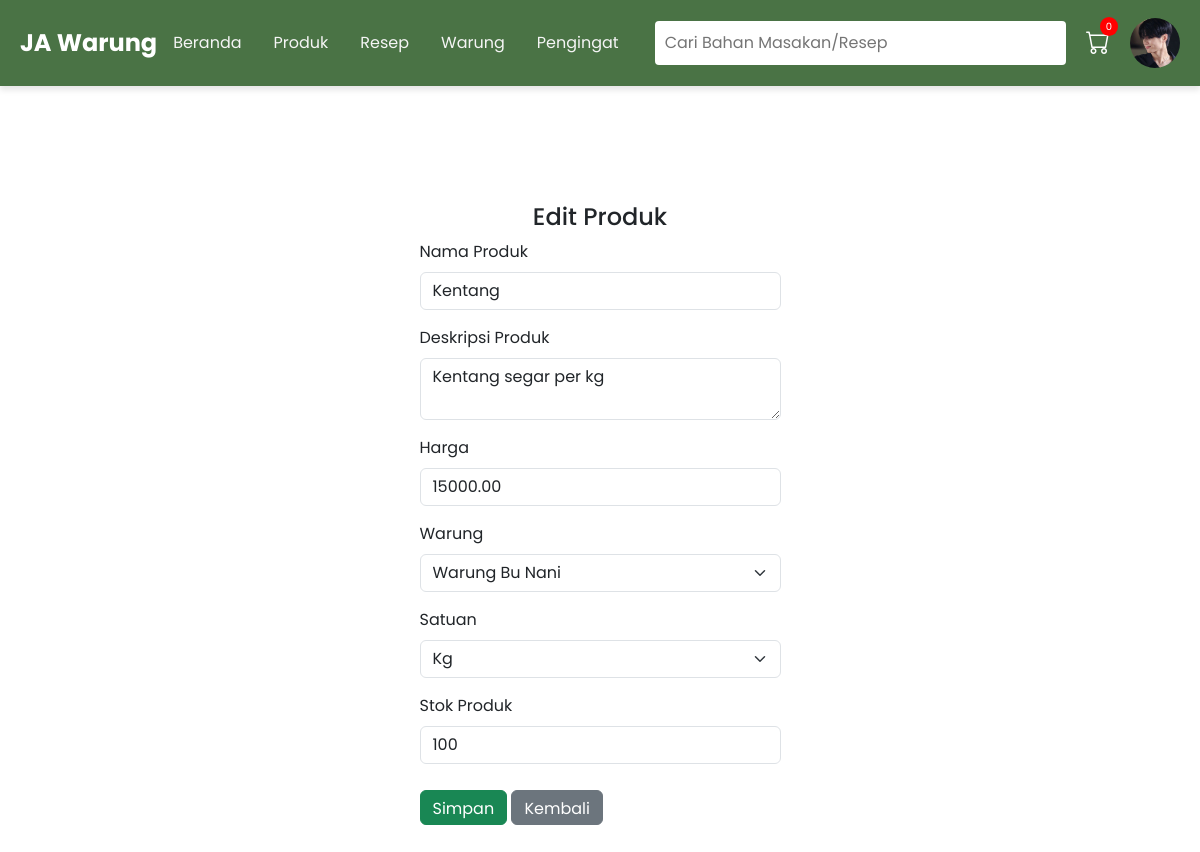
/admin/edit_produk.php?ProdukID=1 (signed in), run on the app's committed database.
### tables this page shows
CREATE TABLE `users` (
  `UserID` int(11) NOT NULL,
  `Username` varchar(100) NOT NULL,
  `Email` varchar(100) NOT NULL,
  `Password` varchar(255) NOT NULL,
  `Alamat` text DEFAULT NULL,
  `Kabupaten` varchar(50) DEFAULT NULL,
  `Kota` varchar(50) DEFAULT NULL,
  `Kecamatan` varchar(50) DEFAULT NULL,
  `KodePos` varchar(10) DEFAULT NULL,
  `NoTelepon` varchar(15) NOT NULL,
  `Role` enum('admin','pelanggan') NOT NULL,
  `ProfilePicture` text DEFAULT NULL
);

CREATE TABLE `produk` (
  `ProdukID` int(11) NOT NULL,
  `NamaProduk` varchar(100) NOT NULL,
  `DeskripsiProduk` text DEFAULT NULL,
  `Harga` decimal(10,2) NOT NULL,
  `WarungID` int(11) NOT NULL,
  `SatuanID` int(11) DEFAULT NULL,
  `Stock` int(11) DEFAULT 0,
  `StatusProduk` enum('aktif','nonaktif') DEFAULT 'aktif',
  `CreatedAt` timestamp NOT NULL DEFAULT current_timestamp(),
  `UpdatedAt` timestamp NOT NULL DEFAULT current_timestamp() ON UPDATE current_timestamp()
);

CREATE TABLE `warung` (
  `WarungID` int(11) NOT NULL,
  `NamaWarung` varchar(100) NOT NULL,
  `AlamatWarung` text NOT NULL
);

CREATE TABLE `satuan` (
  `SatuanID` int(11) NOT NULL,
  `NamaSatuan` varchar(50) NOT NULL,
  `DeskripsiSatuan` text DEFAULT NULL
);

### admin/edit_produk.php (the view, shortened to what this page needs)
<?php
include "../dbconfig.php";
if (isset($_GET['ProdukID'])) {
    $produkID = (int)$_GET['ProdukID'];
    $sqlProduk = "SELECT * FROM produk WHERE ProdukID = $produkID";
    $resultProduk = $conn->query($sqlProduk);
    $produk = $resultProduk->fetch_assoc();
} else {
    die("ProdukID tidak ditemukan.");
}
$warungResult = $conn->query("SELECT WarungID, NamaWarung FROM warung");
$satuanResult = $conn->query("SELECT SatuanID, NamaSatuan FROM satuan");
include("../template/main_layout.php");
?>
<!DOCTYPE html>
<html lang="id">
<head>
    <link href="https://cdn.jsdelivr.net/npm/bootstrap@5.3.0-alpha1/dist/css/bootstrap.min.css" rel="stylesheet">
</head>
<body>
    <div class="container mt-4">
        <h4>Edit Produk</h4>
        <form method="POST">
            <div class="mb-3">
                <label for="namaProduk" class="form-label">Nama Produk</label>
                <input type="text" class="form-control" id="namaProduk" name="namaProduk" value="<?= htmlspecialchars($produk['NamaProduk']) ?>" required>
            </div>
            <div class="mb-3">
                <label for="deskripsiProduk" class="form-label">Deskripsi Produk</label>
                <textarea class="form-control" id="deskripsiProduk" name="deskripsiProduk" required><?= htmlspecialchars($produk['DeskripsiProduk']) ?></textarea>
            </div>
            <div class="mb-3">
                <label for="harga" class="form-label">Harga</label>
                <input type="number" class="form-control" id="harga" name="harga" value="<?= htmlspecialchars($produk['Harga']) ?>" required>
            </div>
            <div class="mb-3">
                <label for="WarungID" class="form-label">Warung</label>
                <select class="form-select" id="WarungID" name="WarungID" required>
                    <?php while ($warung = $warungResult->fetch_assoc()): ?>
                        <option value="<?= $warung['WarungID'] ?>" <?= $produk['WarungID'] == $warung['WarungID'] ? 'selected' : '' ?>>
                            <?= htmlspecialchars($warung['NamaWarung']) ?>
                        </option>
                    <?php endwhile; ?>
                </select>
            </div>
            <div class="mb-3">
                <label for="SatuanID" class="form-label">Satuan</label>
                <select class="form-select" id="SatuanID" name="SatuanID" required>
                    <?php while ($satuan = $satuanResult->fetch_assoc()): ?>
                        <option value="<?= $satuan['SatuanID'] ?>" <?= $produk['SatuanID'] == $satuan['SatuanID'] ? 'selected' : '' ?>>
                            <?= htmlspecialchars($satuan['NamaSatuan']) ?>
                        </option>
                    <?php endwhile; ?>
                </select>
            </div>
            <div class="mb-3">
    <label for="Stock" class="form-label">Stok Produk</label>
    <input type="number" class="form-control" id="Stock" name="Stock"
           value="<?= htmlspecialchars($produk['Stock'] ?? 0) ?>"
           min="0" required>
</div>
            <button type="submit" class="btn btn-success">Simpan</button>
            <a href="index.php" class="btn btn-secondary">Kembali</a>
        </form>
    </div>
</body>
</html>

### template/main_layout.php (shortened to what this page needs)
<?php
if (isset($_SESSION['valid'])) {
    $UserID = $_SESSION['UserID'];
    $query = "SELECT ProfilePicture FROM users WHERE UserID = '$UserID'";
    $result = mysqli_query($conn, $query);
    if ($result) {
        $row = mysqli_fetch_assoc($result);
        $profile_picture = $row['ProfilePicture'] ? $row['ProfilePicture'] : 'uploads/profile_pics/default.jpg';
    } else {
        $profile_picture = 'uploads/profile_pics/default.jpg';
    }
} else {
    $profile_picture = 'uploads/profile_pics/default.jpg';
}
?>
<!DOCTYPE html>
<html lang="en">
<head>
    <link rel="stylesheet" href="../style.css">
    <link rel="stylesheet" href="https://cdn.jsdelivr.net/npm/bootstrap-icons@1.11.3/font/bootstrap-icons.min.css">
</head>
<body>
    <header class="header">
        <div class="logo">JA <span>Warung</span></div>
        <nav class="navbar">
            <a href="beranda.php">Beranda</a>
            <a href="add_produk.php">Produk</a>
            <a href="add_resep.php">Resep</a>
            <a href="add_warung.php">Warung</a>
            <a href="add_pengingat">Pengingat</a>
        </nav>
        <input type="text" placeholder="Cari Bahan Masakan/Resep" class="search-bar">
        <div class="cart cart-badge">
            <i class="bi bi-cart"></i>
        </div>
        <div class="profile-section">
            <a href="profil.php" class="profile-link">
                <img src="<?php echo $profile_picture; ?>" alt="Profil" class="profile-image">
            </a>
        </div>
    </header>
</body>
</html>

### style.css (style rules this page uses)
* { margin: 0; padding: 0; box-sizing: border-box; font-family: 'Poppins', sans-serif; }
body { background-color: #f5f5f5; color: #333; padding-top: 130px; }
.header { display: flex; align-items: center; justify-content: space-between; padding: 15px 20px; background-color: #4a7345; color: white; position: fixed; top: 0; width: 100%; z-index: 1000; box-shadow: 0 4px 6px rgba(0, 0, 0, 0.1); }
.logo { font-size: 24px; font-weight: bold; }
.search-bar { flex: 1; margin: 0 20px; padding: 10px; border: none; border-radius: 4px; }
.navbar { display: flex; justify-content: space-around; color: #f5f5f5; padding: 10px 0; }
.navbar a { text-decoration: none; color: #f5f5f5; padding: 8px 16px; }
.container, .box, .form-box, .main-box { display: flex; flex-direction: column; }
.container { align-items: center; justify-content: center; min-height: 90vh; }
.btn { height: 35px; background: #4a7345; border: 0; border-radius: 5px; color: #fff; font-size: 15px; cursor: pointer; transition: all .3s; margin-top: 10px; padding: 0px 10px; }
.cart { display: flex; align-items: center; justify-content: center; margin-right: 20px; }
.cart i { font-size: 24px; color: white; cursor: pointer; transition: transform 0.3s ease; }
.cart-badge { position: relative; }
.cart-badge::after { content: '0'; position: absolute; top: -8px; right: -8px; background-color: red; color: white; border-radius: 50%; padding: 2px 6px; font-size: 10px; }
.profile-section { margin-left: auto; }
.profile-image { width: 50px; height: 50px; border-radius: 50%; object-fit: cover; }

### data on the page
users: ProfilePicture (picture)
produk: namaProduk "Kentang", deskripsiProduk "Kentang segar per kg", harga "15000.00", WarungID "Warung Bu Nani", SatuanID "Kg", Stock "100"
